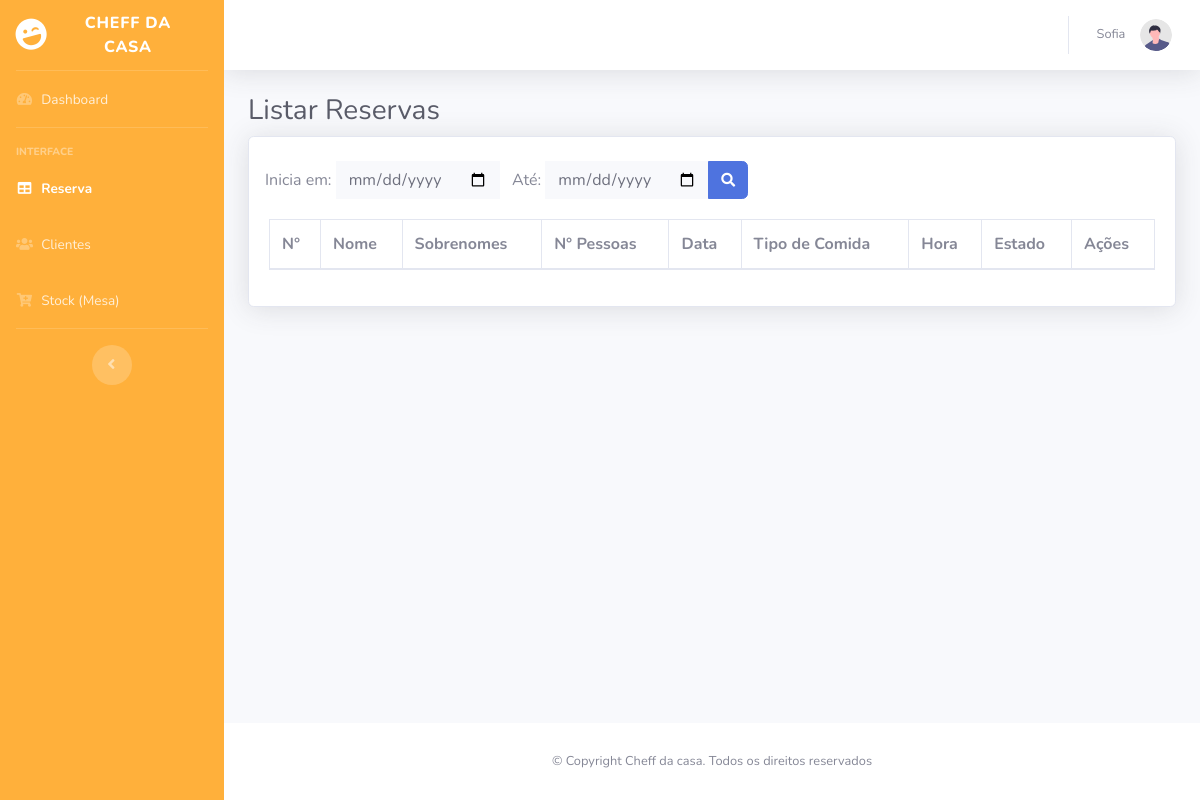
Before: /panel/reserva.php (signed in) with the older database file.
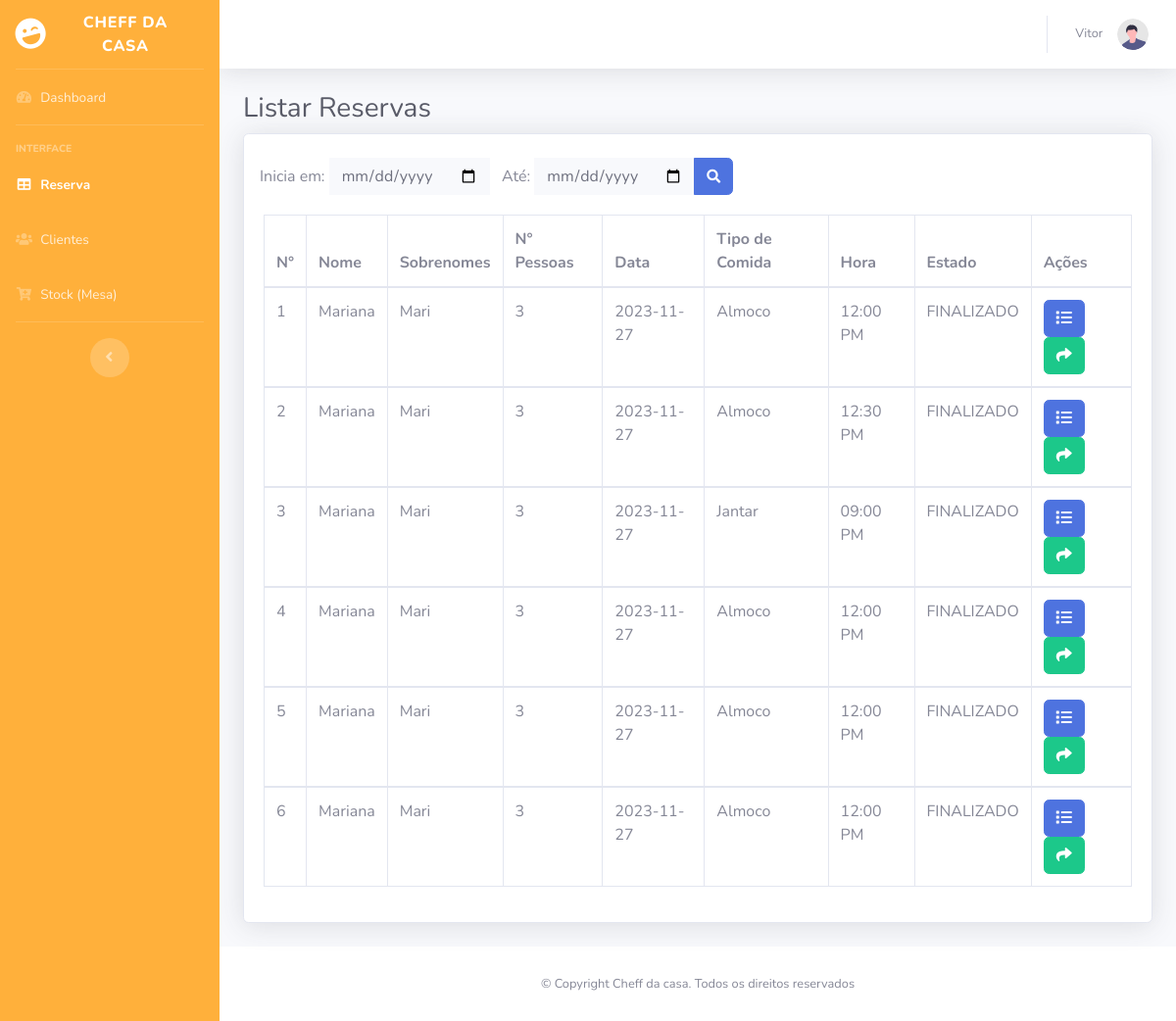
After: the same page with the newer database file.
### tables this page shows
CREATE TABLE `reserva` (
  `idr` int(11) NOT NULL,
  `quantidade` int(11) NOT NULL,
  `fechar` date DEFAULT NULL,
  `tipo` varchar(50) NOT NULL,
  `hora` varchar(20) DEFAULT NULL,
  `comentario` varchar(1500) DEFAULT NULL,
  `estado_id_status` int(11) NOT NULL,
  `usuario_idu` int(11) NOT NULL,
  `dataHoraCadastro` datetime DEFAULT NULL
);

CREATE TABLE `usuario` (
  `id` int(11) NOT NULL,
  `nomes` varchar(100) NOT NULL,
  `apelidos` varchar(100) NOT NULL,
  `dni` int(20) NOT NULL,
  `numero` varchar(100) NOT NULL,
  `fecha` varchar(100) NOT NULL,
  `email` varchar(70) NOT NULL,
  `direcao` varchar(100) DEFAULT NULL,
  `password` varchar(45) DEFAULT NULL,
  `pontos` int(30) NOT NULL,
  `estado_usuario` varchar(30) DEFAULT NULL,
  `cargo_idc` int(11) NOT NULL
);

CREATE TABLE `estado` (
  `id_status` int(11) NOT NULL,
  `status` varchar(45) DEFAULT NULL
);

### panel/reserva.php (the view, shortened to what this page needs)
<?php
	$nomes = $_SESSION['nomes'];
	$cargo_idc = $_SESSION['cargo_idc'];
?>
<!DOCTYPE html>
<html lang="pt-br">
<head>
    <link href="vendor/fontawesome-free/css/all.min.css" rel="stylesheet" type="text/css">
    <link href="css/sb-admin-2.min.css" rel="stylesheet">
</head>
<body id="page-top">
    <div id="wrapper">
        <ul class="navbar-nav bg-gradient-primary sidebar sidebar-dark accordion" id="accordionSidebar">
            <a class="sidebar-brand d-flex align-items-center justify-content-center" href="../index.php">
                <div class="sidebar-brand-icon rotate-n-15">
                    <i class="fas fa-laugh-wink"></i>
                </div>
                <div class="sidebar-brand-text mx-3">Cheff da Casa</div>
            </a>
            <hr class="sidebar-divider my-0">
            <li class="nav-item ">
                <a class="nav-link" href="dashboard.php">
                    <i class="fas fa-fw fa-tachometer-alt"></i>
                    <span>Dashboard</span></a>
            </li>
            <hr class="sidebar-divider">
            <div class="sidebar-heading">
                Interface
            </div>
            <?php if($cargo_idc == 1) { ?>
            <li class="nav-item active">
                <a class="nav-link" href="reserva.php">
                    <i class="fas fa-fw fa-table"></i>
                    <span>Reserva</span></a>
            </li>
            <li class="nav-item">
                <a class="nav-link" href="clientes.php">
                    <i class="fas fa-fw fa-users"></i>
                    <span>Clientes</span></a>
            </li>
            <li class="nav-item">
                    <a class="nav-link" href="stockMesa.php">
                    <i class="fas fa-fw fa-cart-plus"></i>
                    <span>Stock (Mesa)</span></a>
                </li>
            <?php }?>
            <hr class="sidebar-divider d-none d-md-block">
            <div class="text-center d-none d-md-inline">
                <button class="rounded-circle border-0" id="sidebarToggle"></button>
            </div>
        </ul>
        <div id="content-wrapper" class="d-flex flex-column">
            <div id="content">
                <nav class="navbar navbar-expand navbar-light bg-white topbar mb-4 static-top shadow">
                    <ul class="navbar-nav ml-auto">
                        <li class="nav-item dropdown no-arrow">
                            <a class="nav-link dropdown-toggle" href="#" id="userDropdown" role="button"
                                data-toggle="dropdown" aria-haspopup="true" aria-expanded="false">
                                <span class="mr-2 d-none d-lg-inline text-gray-600 small"><?php echo $nomes ?> &nbsp;</span>
                                <img class="img-profile rounded-circle"
                                    src="img/undraw_profile.svg">
                            </a>
                        </li>
                    </ul>
                </nav>
                <div class="container-fluid">
                    <h1 class="h3 mb-2 text-gray-800">Listar Reservas</h1>
                    <div class="card shadow mb-4">
                        <br>
                        <form class="d-none d-sm-inline-block form-inline mr-auto ml-md-3 my-2 my-md-0 mw-100 navbar-search" method="POST" action="controlador/filtrarReserva.php">
                            <div class="input-group">
                                <label>Inicia em:&nbsp;</label>
                                <input type="date" name="date1" class="form-control bg-light border-0 small" aria-label="Search" aria-describedby="basic-addon2">
                                &nbsp; &nbsp;<label>Até:</label>
                                &nbsp;<input type="date" name="date2" class="form-control bg-light border-0 small" aria-label="Search" aria-describedby="basic-addon2">
                                <div class="input-group-append">
                                    <button class="btn btn-primary" name="buscar"  type="button">
                                        <i class="fas fa-search fa-sm"></i>
                                    </button>
                                </div>
                            </div>
                        </form>
                        <div class="card-body">
                            <div class="table-responsive">
                                <table class="table table-bordered" id="dataTable" width="100%" cellspacing="0">
                                    <thead>
                                        <tr>
											<th>N°</th>
											<th>Nome</th>
											<th>Sobrenomes</th>
											<th>N° Pessoas</th>
											<th>Data</th>
											<th>Tipo de Comida</th>
											<th>Hora</th>
											<th>Estado</th>
											<th>Ações</th>
                                        </tr>
                                    </thead>
                                    <?php
                                        $cont = 1;
                                        require("Config/Conexao.php");
                                        $sql = $Conexao->query("SELECT * FROM reserva r JOIN usuario u ON r.usuario_idu = u.id JOIN estado e ON r.estado_id_status = e.id_status");
                                        while($resultado = $sql->fetch_assoc()) { ?>
                                    <tbody>
                                        <tr>
                                            <td><?php echo $cont; $cont++; ?></td>
                                            <td><?php echo $resultado['nomes']; ?></td>
                                            <td><?php echo $resultado['apelidos']; ?></td>
                                            <td><?php echo $resultado['quantidade']; ?></td>
                                            <td><?php echo $resultado['fechar']; ?></td>
                                            <td><?php echo $resultado['tipo']; ?></td>
                                            <td><?php echo $resultado['hora']; ?></td>
                                            <?php if($resultado['status']=="FINALIZADO"){?>
                                            <td><?php echo $resultado['status']; ?></td>
                                            <?php }else{ ?>
                                            <td><?php echo $resultado['status']; ?>&nbsp; &nbsp; &nbsp;<a href="atualizarstatus.php?id=<?php echo $resultado['idr']?>&estado=<?php echo $resultado['status']?>&user=<?php echo $resultado['usuario_idu'];?>" class="btn btn-primary"><i class="fas fa-marker"></i></a></td>
                                            <?php } ?>
                                            <td>
                                                <a href="detallesReserva.php?id=<?php echo $resultado['idr']?>" class="btn btn-primary"><i class="fas fa-list"></i></a>
                                                <a href="https://api.whatsapp.com/send?phone=51<?php echo $resultado['numero']?>&text=Buen%20día%20, <?php echo $resultado['nomes']?>%20<?php echo $resultado['apelidos'] ?>%20tienes
%20una%20reserva%20el%20día%20de%20hoy%20<?php echo $resultado['hora']?>" class="btn btn-success"><i class="fas fa-share"></i></a>
                                            </td>
                                        </tr>
                                        <?php } ?>
                                    </tbody>
                                </table>
                            </div>
                        </div>
                    </div>
                </div>
            </div>
            <footer class="sticky-footer bg-white">
                <div class="container my-auto">
                    <div class="copyright text-center my-auto">
                        <span>&copy; Copyright Cheff da casa. Todos os direitos reservados</span>
                    </div>
                </div>
            </footer>
        </div>
    </div>
</body>
</html>

Changed rows visible on the page:
added reserva: usuario.nomes "Mariana", usuario.apelidos "Mari", quantidade "3", fechar "2023-11-27", tipo "Almoco", hora "12:00 PM", estado.status "FINALIZADO"
added reserva: usuario.nomes "Mariana", usuario.apelidos "Mari", quantidade "3", fechar "2023-11-27", tipo "Almoco", hora "12:30 PM", estado.status "FINALIZADO"
added reserva: usuario.nomes "Mariana", usuario.apelidos "Mari", quantidade "3", fechar "2023-11-27", tipo "Jantar", hora "09:00 PM", estado.status "FINALIZADO"
added reserva: usuario.nomes "Mariana", usuario.apelidos "Mari", quantidade "3", fechar "2023-11-27", tipo "Almoco", hora "12:00 PM", estado.status "FINALIZADO"
added reserva: usuario.nomes "Mariana", usuario.apelidos "Mari", quantidade "3", fechar "2023-11-27", tipo "Almoco", hora "12:00 PM", estado.status "FINALIZADO"
added reserva: usuario.nomes "Mariana", usuario.apelidos "Mari", quantidade "3", fechar "2023-11-27", tipo "Almoco", hora "12:00 PM", estado.status "FINALIZADO"
Other visible differences:
$nomes: "Sofia" → "Vitor"
